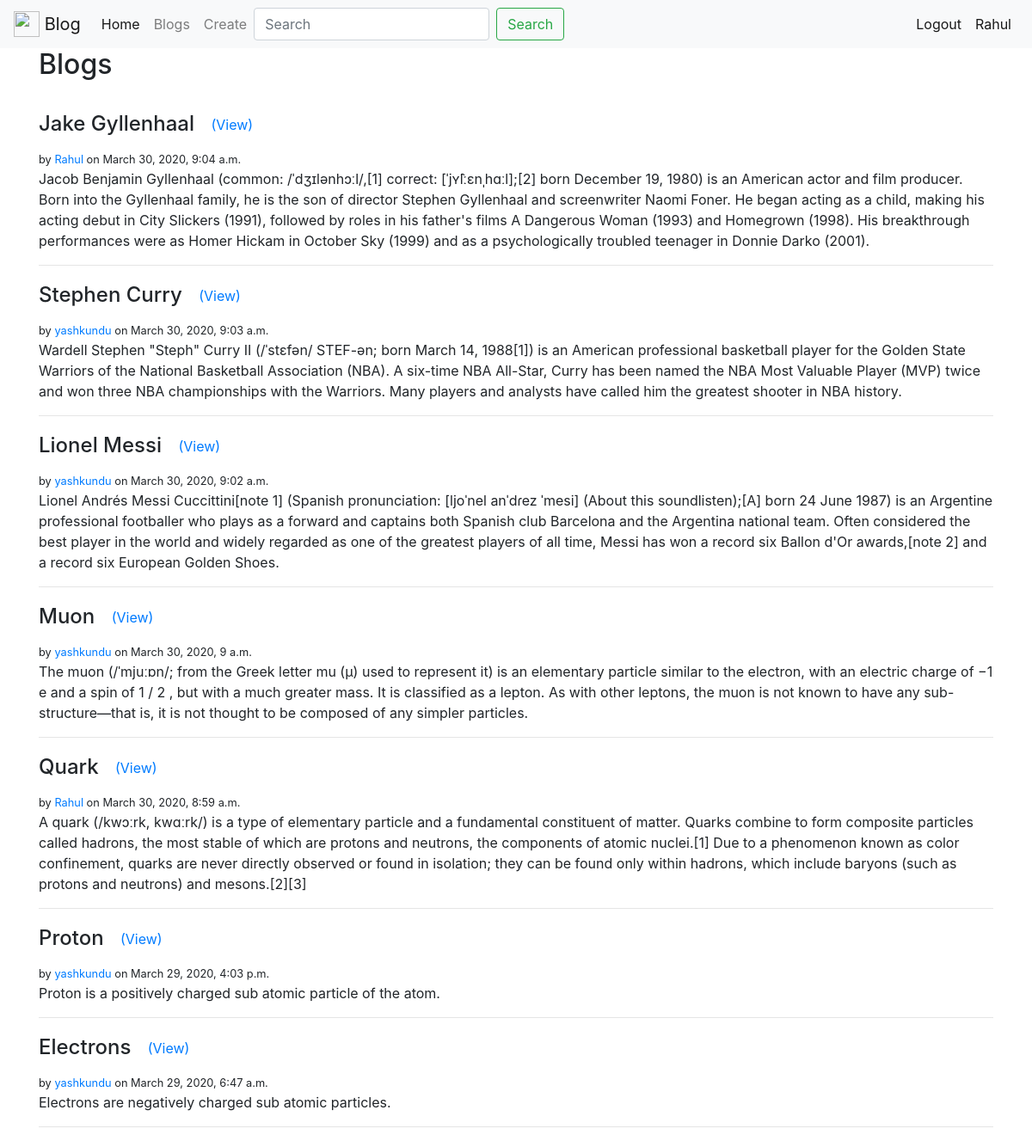
Page /blogs/ (signed in) on the committed database.
### blogs/models.py (models this page shows, shortened)
class Blog(models.Model):
    author = models.ForeignKey(settings.AUTH_USER_MODEL, on_delete=models.CASCADE, related_name='blogs')
    title = models.CharField(max_length=120)
    content = models.TextField()
    timestamp = models.DateTimeField(auto_now_add=True)

### blogs/views.py (the view)
class BlogListView(LoginRequiredMixin, ListView):
    login_url = '/accounts/login/'
    model = Blog
    def get_queryset(self):
        user = self.request.user
        qs = Blog.objects.filter(Q(author__in=user.profile.get_following()) | Q(author=user)).order_by('-timestamp')
        query = self.request.GET.get('q', None)
        if query is not None:
            qs = qs.filter( Q(title__icontains=query) | Q(content__icontains=query)).distinct()
        return qs

### accounts/models.py (called while the page is built)
    def get_absolute_url(self):
        return reverse_lazy('accounts:detail', kwargs={'username': self.user.username})

    def get_following(self):
        users = self.following.all()
        return users.exclude(username=self.user.username)

### blogs/templates/blogs/blog_list.html (shortened to what this page needs)
{% extends 'base.html' %}
{% block content %}
  <h2>Blogs</h2><br>
  {% for object in object_list %}
    <h4>{{ object.title }} <a class="btn btn-link" href="{% url 'blogs:detail' pk=object.pk %}">(View)</a></h3>
    <small>by <a href="{{ object.author.profile.get_absolute_url }}">{{ object.author }}</a> on {{ object.timestamp }}</small>
    <p>{{ object.content }}</p>
    <hr>
  {% endfor %}
{% endblock %}

### templates/snippets/navbar.html (shortened to what this page needs)
<nav class="navbar navbar-expand-lg navbar-light bg-light">
  <a class="navbar-brand" href="{% url 'home' %}">
    <img src="https://upload.wikimedia.org/wikipedia/commons/3/31/Blogger.svg" width="30" height="30" class="d-inline-block align-top" alt="">
    Blog
  </a>
  <div class="collapse navbar-collapse" id="navbarSupportedContent">
    <ul class="navbar-nav mr-auto">
      <li class="nav-item active">
        <a class="nav-link" href="{% url 'home' %}">Home <span class="sr-only">(current)</span></a>
      </li>
      <li class="nav-item">
        <a class="nav-link" href="{% url 'blogs:list' %}">Blogs</a>
      </li>
      <li class="nav-item">
        <a class="nav-link" href="{% url 'blogs:create' %}">Create</a>
      </li>
      {% if request.path == '/blogs/' %}
      <form class="form-inline" action="{% url 'blogs:list' %}" method="GET">
        <input class="form-control mr-sm-2" type="text" placeholder="Search" aria-label="Search" name='q' value="{{ request.GET.q }}">
        <button class="btn btn-outline-success my-2 my-sm-0" type="submit">Search</button>
      </form>
      {% endif %}
    </ul>
    {% if request.user.is_authenticated %}
    <ul class="navbar-nav ml-auto">
      <li class="nav-item active">
        <a class="nav-link" href="{% url 'accounts:logout' %}">Logout</a>
      </li>
      <li class="nav-item active">
        <a class="nav-link" href="{% url 'accounts:detail' username=request.user.username %}">{{ request.user.username }}</a>
      </li>
    </ul>
    {% endif %}
  </div>
</nav>

### rows in the picture
Blog: title "Jake Gyllenhaal", author "Rahul", timestamp "March 30, 2020, 9:04 a.m.", content "Jacob Benjamin Gyllenhaal (common: /ˈdʒɪlənhɔːl/,[1] correct: [ˈjʏ̂lːɛnˌhɑːl];[2] born December 19, 1980) is an American actor and film producer. Born into the Gyllenhaal family, he is the son of director Stephen Gyllenhaal and screenwriter Naomi Foner. He began acting as a child, making his acting debut in City Slickers (1991), followed by roles in his father's films A Dangerous Woman (1993) and Homegrown (1998). His breakthrough performances were as Homer Hickam in October Sky (1999) and as a psychologically troubled teenager in Donnie Darko (2001)."
Blog: title "Stephen Curry", author "yashkundu", timestamp "March 30, 2020, 9:03 a.m.", content "Wardell Stephen \"Steph\" Curry II (/ˈstɛfən/ STEF-ən; born March 14, 1988[1]) is an American professional basketball player for the Golden State Warriors of the National Basketball Association (NBA). A six-time NBA All-Star, Curry has been named the NBA Most Valuable Player (MVP) twice and won three NBA championships with the Warriors. Many players and analysts have called him the greatest shooter in NBA history."
Blog: title "Lionel Messi", author "yashkundu", timestamp "March 30, 2020, 9:02 a.m.", content "Lionel Andrés Messi Cuccittini[note 1] (Spanish pronunciation: [ljoˈnel anˈdɾez ˈmesi] (About this soundlisten);[A] born 24 June 1987) is an Argentine professional footballer who plays as a forward and captains both Spanish club Barcelona and the Argentina national team. Often considered the best player in the world and widely regarded as one of the greatest players of all time, Messi has won a record six Ballon d'Or awards,[note 2] and a record six European Golden Shoes."
Blog: title "Muon", author "yashkundu", timestamp "March 30, 2020, 9 a.m.", content "The muon (/ˈmjuːɒn/; from the Greek letter mu (μ) used to represent it) is an elementary particle similar to the electron, with an electric charge of −1 e and a spin of 1 / 2 , but with a much greater mass. It is classified as a lepton. As with other leptons, the muon is not known to have any sub-structure—that is, it is not thought to be composed of any simpler particles."
Blog: title "Quark", author "Rahul", timestamp "March 30, 2020, 8:59 a.m.", content "A quark (/kwɔːrk, kwɑːrk/) is a type of elementary particle and a fundamental constituent of matter. Quarks combine to form composite particles called hadrons, the most stable of which are protons and neutrons, the components of atomic nuclei.[1] Due to a phenomenon known as color confinement, quarks are never directly observed or found in isolation; they can be found only within hadrons, which include baryons (such as protons and neutrons) and mesons.[2][3]"
Blog: title "Proton", author "yashkundu", timestamp "March 29, 2020, 4:03 p.m.", content "Proton is a positively charged sub atomic particle of the atom."
Blog: title "Electrons", author "yashkundu", timestamp "March 29, 2020, 6:47 a.m.", content "Electrons are negatively charged sub atomic particles."

### other values in the picture
{{ request.user.username }} "Rahul"
